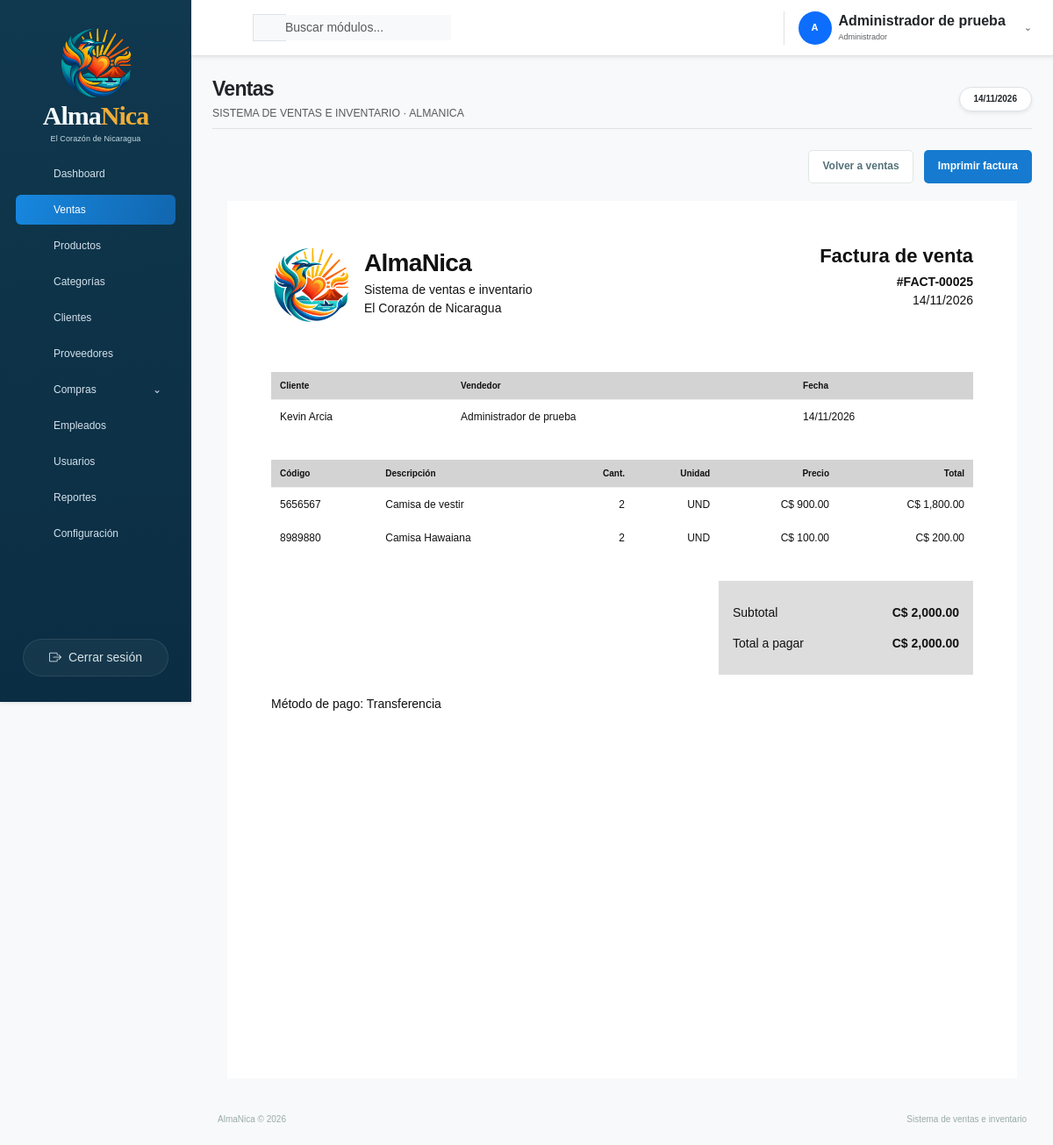
Page /panel.php?modulo=ventas&accion=detalle&id=25 (signed in) on the committed database.
### tables this page shows
CREATE TABLE `venta` (
  `Id_Venta` int(11) NOT NULL AUTO_INCREMENT,
  `Id_Cliente` int(11) DEFAULT NULL,
  `Id_Empleado` int(11) NOT NULL,
  `Fecha` datetime DEFAULT current_timestamp(),
  `Total` decimal(10,2) NOT NULL DEFAULT 0.00,
  `Metodo_Pago` enum('Efectivo','Tarjeta','Transferencia') NOT NULL DEFAULT 'Efectivo',
  PRIMARY KEY (`Id_Venta`),
  KEY `Id_Cliente` (`Id_Cliente`),
  KEY `Id_Empleado` (`Id_Empleado`),
  KEY `idx_venta_fecha` (`Fecha`),
  CONSTRAINT `venta_ibfk_1` FOREIGN KEY (`Id_Cliente`) REFERENCES `cliente` (`Id_Cliente`) ON DELETE SET NULL,
  CONSTRAINT `venta_ibfk_2` FOREIGN KEY (`Id_Empleado`) REFERENCES `empleado` (`Id_Empleado`)
);

CREATE TABLE `empleado` (
  `Id_Empleado` int(11) NOT NULL AUTO_INCREMENT,
  `Nombre` varchar(100) NOT NULL,
  `Estado` tinyint(1) DEFAULT 1,
  PRIMARY KEY (`Id_Empleado`)
);

CREATE TABLE `detalle_venta` (
  `Id_Detalle_Venta` int(11) NOT NULL AUTO_INCREMENT,
  `Id_Venta` int(11) NOT NULL,
  `Id_Producto` int(11) NOT NULL,
  `Cantidad` int(11) NOT NULL,
  `Precio_Unitario` decimal(10,2) NOT NULL,
  `Subtotal` decimal(10,2) GENERATED ALWAYS AS (`Cantidad` * `Precio_Unitario`) STORED,
  PRIMARY KEY (`Id_Detalle_Venta`),
  KEY `Id_Venta` (`Id_Venta`),
  KEY `Id_Producto` (`Id_Producto`),
  CONSTRAINT `detalle_venta_ibfk_1` FOREIGN KEY (`Id_Venta`) REFERENCES `venta` (`Id_Venta`) ON DELETE CASCADE,
  CONSTRAINT `detalle_venta_ibfk_2` FOREIGN KEY (`Id_Producto`) REFERENCES `producto` (`Id_Producto`)
);

CREATE TABLE `producto` (
  `Id_Producto` int(11) NOT NULL AUTO_INCREMENT,
  `Codigo` varchar(50) NOT NULL,
  `Nombre` varchar(100) NOT NULL,
  `Id_Categoria` int(11) DEFAULT NULL,
  `Id_Proveedor` int(11) DEFAULT NULL,
  `Marca` varchar(50) DEFAULT NULL,
  `Talla` varchar(10) DEFAULT NULL,
  `Stock_Actual` int(11) NOT NULL DEFAULT 0,
  `Stock_Minimo` int(11) DEFAULT 5,
  `Precio_Venta` decimal(10,2) NOT NULL,
  `Imagen` varchar(80) DEFAULT NULL,
  PRIMARY KEY (`Id_Producto`),
  UNIQUE KEY `Codigo` (`Codigo`),
  KEY `Id_Categoria` (`Id_Categoria`),
  KEY `Id_Proveedor` (`Id_Proveedor`),
  KEY `idx_producto_codigo` (`Codigo`),
  CONSTRAINT `producto_ibfk_1` FOREIGN KEY (`Id_Categoria`) REFERENCES `categoria` (`Id_Categoria`) ON DELETE SET NULL,
  CONSTRAINT `producto_ibfk_2` FOREIGN KEY (`Id_Proveedor`) REFERENCES `proveedor` (`Id_Proveedor`) ON DELETE SET NULL
);

### panel.php (called while the page is built, shortened)
<?php
require __DIR__ . '/app/controladores/sistema.php';

### app/soporte/sistema.php (called while the page is built, shortened)
<?php
function ruta(string $modulo, array $params = []): string { return 'panel.php?' . http_build_query(['modulo'=>$modulo] + $params); }
function dinero($valor): string { return 'C$ ' . importe($valor); }

### app/soporte/funciones.php (called while the page is built, shortened)
<?php
function escapar($valor): string
{
    return htmlspecialchars((string) $valor, ENT_QUOTES, 'UTF-8');
}
function importe($valor): string
{
    return number_format((float) $valor, 2, '.', ',');
}
function fechaCorta(?string $valor): string
{
    $fecha = DateTimeImmutable::createFromFormat('!Y-m-d', substr($valor, 0, 10));
    return $fecha && $fecha->format('Y-m-d') === substr($valor, 0, 10) ? $fecha->format('d/m/Y') : '—';
}

### app/modulos/ventas/datos.php (called while the page is built, shortened)
<?php
try {
    $idVenta = empty($_GET['id']) ? 0 : entero($_GET['id'], 1);
    if ($idVenta) {
        $q = $conexion->prepare("SELECT v.*, COALESCE(c.Nombre,'Consumidor final') AS Cliente, e.Nombre AS Vendedor FROM Venta v LEFT JOIN Cliente c ON c.Id_Cliente=v.Id_Cliente JOIN Empleado e ON e.Id_Empleado=v.Id_Empleado WHERE v.Id_Venta=?");
        $q->execute([$idVenta]); $venta = $q->fetch();
        $q = $conexion->prepare('SELECT p.Codigo,p.Nombre,d.Cantidad,d.Precio_Unitario,d.Subtotal FROM Detalle_Venta d JOIN Producto p ON p.Id_Producto=d.Id_Producto WHERE d.Id_Venta=? ORDER BY d.Id_Detalle_Venta');
        $q->execute([$idVenta]); $detalle = $q->fetchAll();
    }
} catch (InvalidArgumentException $e) { $error=$e->getMessage(); $vista='error'; }
catch (PDOException $e) { $error=errorBase($e); $vista='error'; }

### app/modulos/ventas/detalle.php (the view, shortened to what this page needs)
<div class="factura-acciones">
<a class="button secondary" href="<?= escapar(ruta('ventas')) ?>">Volver a ventas</a>
<button type="button" class="button" onclick="window.print()">Imprimir factura</button>
</div>
<article class="factura-venta">
<header class="factura-cabecera">
<div class="factura-marca"><img src="assets/img/almanica-emblema.png" alt="Logo AlmaNica"><div><h1>AlmaNica</h1><p>Sistema de ventas e inventario</p><p>El Corazón de Nicaragua</p></div></div>
<div class="factura-numero"><h2>Factura de venta</h2><strong>#FACT-<?= str_pad((string)$venta['Id_Venta'],5,'0',STR_PAD_LEFT) ?></strong><p><?= escapar(fechaCorta($venta['Fecha'])) ?></p></div>
</header>
<table class="factura-datos"><thead><tr><th>Cliente</th><th>Vendedor</th><th>Fecha</th></tr></thead>
<tbody><tr><td><?= escapar($venta['Cliente']) ?></td><td><?= escapar($venta['Vendedor']) ?></td><td><?= escapar(fechaCorta($venta['Fecha'])) ?></td></tr></tbody></table>
<table class="factura-productos"><thead><tr><th>Código</th><th>Descripción</th><th>Cant.</th><th>Unidad</th><th>Precio</th><th>Total</th></tr></thead><tbody>
<?php foreach ($detalle as $linea): ?>
<tr><td><?= escapar($linea['Codigo']) ?></td><td><?= escapar($linea['Nombre']) ?></td><td><?= (int)$linea['Cantidad'] ?></td><td>UND</td><td><?= dinero($linea['Precio_Unitario']) ?></td><td><?= dinero($linea['Subtotal']) ?></td></tr>
<?php endforeach; ?>
</tbody></table>
<div class="factura-totales"><p><span>Subtotal</span><strong><?= dinero($venta['Total']) ?></strong></p><p><span>Total a pagar</span><strong><?= dinero($venta['Total']) ?></strong></p></div>
<p class="factura-pago">Método de pago: <?= escapar($venta['Metodo_Pago']) ?></p>
</article>

### assets/css/estilos.css (style rules this page uses)
:root { color-scheme: light; --azul: #12536a; --verde: #167f80; --dorado: #b9812e; --tinta: #213b45; --suave: #6e7f85; --borde: #e1e8e7; }
* { box-sizing: border-box; }
body { margin: 0; font-family: Arial, Helvetica, sans-serif; color: var(--tinta); background: #f3f6f5; }
button, input { font: inherit; }
button, a { -webkit-tap-highlight-color: transparent; }

### assets/css/sistema.css (style rules this page uses)
:root { --nav:#103e4b; --teal:#167f80; --gold:#c19346; --ink:#243e47; --muted:#7b8c91; --line:#e6ece9; --paper:#f5f6f2 }
body.sistema { display:flex; min-height:100vh; background:var(--paper); font-size:14px; color:var(--ink) }
a { text-decoration:none }
button,input,select,textarea { font:inherit }
button { cursor:pointer }
h1 { font-size:27px; font-weight:700; letter-spacing:-.7px; margin:0 0 5px }
h2 { font-size:16px; font-weight:700; margin:0 0 6px }
.button { display:inline-flex; align-items:center; justify-content:center; gap:6px; background:var(--teal); color:#fff; border:1px solid transparent; border-radius:7px; padding:10px 15px; font-size:12px; font-weight:600; white-space:nowrap; text-decoration:none; line-height:1.3 }
.button.secondary { background:#fff; border-color:#dfe7e4; color:#547078 }
table { width:100%; border-collapse:collapse; white-space:nowrap; font-size:12px }
th { font-weight:600; font-size:10px; background:#f7f9f7; color:#6e858a }
th,td { padding:14px 12px; text-align:left; border-bottom:1px solid #edf1ef }
td:first-child { font-weight:500 }

### assets/css/comercial.css (style rules this page uses)
:root { --nav:#10354c; --teal:#1379d0; --gold:#d7a940; --paper:#f2f5f9; }
.button { background:#167bd0; border-radius:5px; }

### assets/css/factura.css (style rules this page uses)
.factura-acciones { display:flex;gap:12px;justify-content:flex-end;margin-bottom:20px }
.factura-venta { background:white;color:#111;max-width:900px;min-height:1000px;margin:auto;padding:50px;font:14px Arial,sans-serif;box-sizing:border-box }
.factura-cabecera { display:flex;justify-content:space-between;gap:25px;margin-bottom:55px }
.factura-marca { display:flex;gap:16px;align-items:center }
.factura-marca img { width:90px;height:90px;object-fit:contain }
.factura-venta h1 { font-size:28px;margin:0 0 5px }
.factura-venta h2 { font-size:22px;margin:0 0 8px }
.factura-venta p { margin:5px 0 }
.factura-numero { text-align:right;min-width:180px }
.factura-venta table { width:100%;border-collapse:collapse;margin-bottom:30px }
.factura-venta th { background:#d3d3d3;color:#111;padding:10px;text-align:left;text-transform:none;letter-spacing:normal }
.factura-venta td { padding:12px 10px;border:0;color:#111 }
.factura-productos th:nth-child(n+3),.factura-productos td:nth-child(n+3) { text-align:right }
.factura-totales { margin:25px 0 0 auto;width:290px;background:#ddd;padding:16px }
.factura-totales p { display:flex;justify-content:space-between;gap:15px;padding:7px 0 }
.factura-pago { clear:both;padding-top:20px }

### rows in the picture
venta: Id_Venta "00025", Fecha "14/11/2026", Id_Empleado.Nombre "Administrador de prueba", Total "C$ 2,000.00", Metodo_Pago "Transferencia"
detalle_venta: Id_Producto.Codigo "5656567", Id_Producto.Nombre "Camisa de vestir", Cantidad "2", Precio_Unitario "C$ 900.00", Subtotal "C$ 1,800.00"
detalle_venta: Id_Producto.Codigo "8989880", Id_Producto.Nombre "Camisa Hawaiana", Cantidad "2", Precio_Unitario "C$ 100.00", Subtotal "C$ 200.00"

### other values in the picture
$label "Dashboard"
$label "Ventas"
$label "Productos"
$label "Categorías"
$label "Clientes"
$label "Proveedores"
$label "Empleados"
$label "Usuarios"
$label "Reportes"
$label "Configuración"
escapar(mb_substr($_SESSION['empleado']['nombre'],0,1)) "A"
escapar($_SESSION['empleado']['nombre']) "Administrador de prueba"
escapar($_SESSION['empleado']['rol']) "Administrador"
escapar($titulo) "Ventas"
escapar($venta['Cliente']) "Kevin Arcia"
